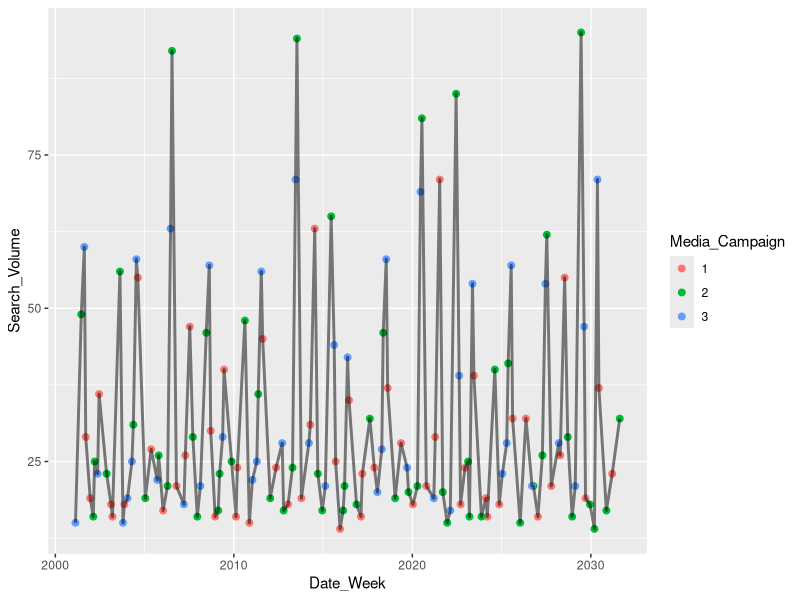
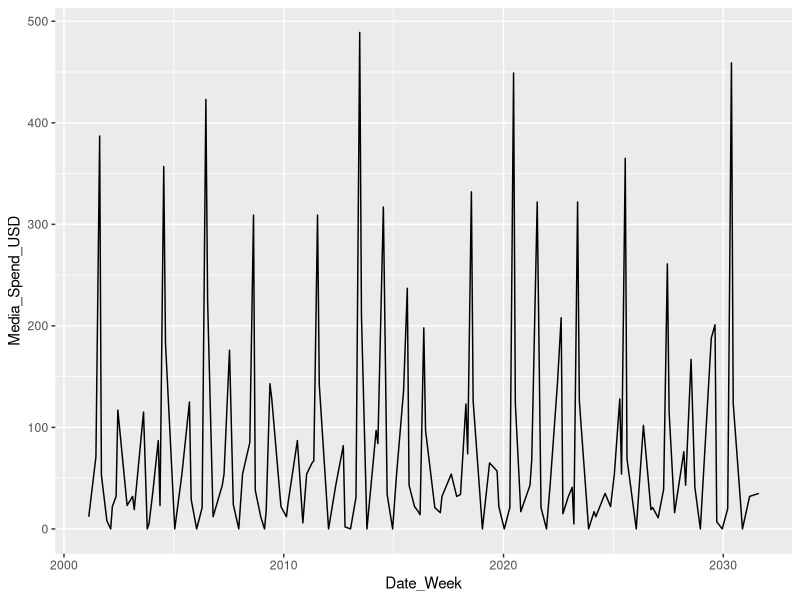
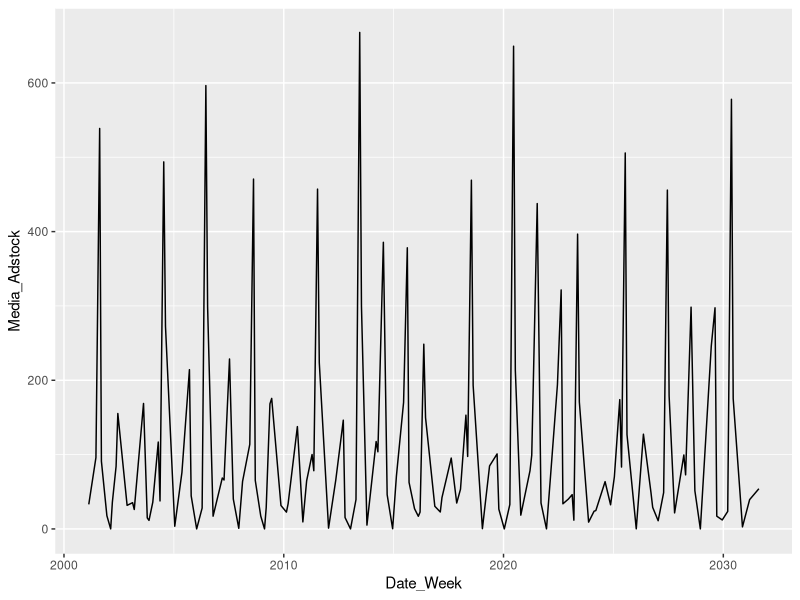

The R source for these figures, in order:
rm(list = ls()) # Clean the WorkSpace
#-----------------------------------------
#                 Libraries              -
#-----------------------------------------

library (ggplot2)
library(lubridate)
library(tidyverse)
library(data.table)
library(fastDummies)

#----------------------------------------

# Read the data 
data <- read.csv2("data.csv", 
                  sep = ',',
                  col.names = c('Date_Week', 'Media_Spend_USD', 
                                'Media_Campaign', 'Search_Volume'))

# Transform from string type to date type
data$Date_Week <-data$Date_Week %>% 
  ymd()


# Transform from string type to factor type 
data$Media_Campaign <- data$Media_Campaign %>% as.factor()
  

# Exploratory graph of Search_Volume
g <- ggplot(data, aes(x = Date_Week , y = Search_Volume))

g +  geom_point(size = 2, aes( color = Media_Campaign)) + geom_line(size = 1, alpha = 0.5) # +  facet_grid(Media_Campaign~ .)


# Exploratory graph of Media_Spend_USD
g <- ggplot(data, aes(x = Date_Week , y = Media_Spend_USD  ))
g + geom_line()


# Defining factor retention
Retention_Factor <- 0.3

Adstock <- function(X, Retention_Factor)
{
  return (as.numeric(stats::filter(X, Retention_Factor, method="recursive"))) 
}

#Creating the Media_Adstock variable
data$Media_Adstock <- Adstock(data$Media_Spend_USD, Retention_Factor)


# Exploratory graph of Media_Adstock
g <- ggplot(data, aes(x = Date_Week , y = Media_Adstock))
g + geom_line()



# Creating a lineal model 

lineal_model <- lm(data$Search_Volume ~ data$Media_Adstock + data$Media_Campaign)
summary(lineal_model)
